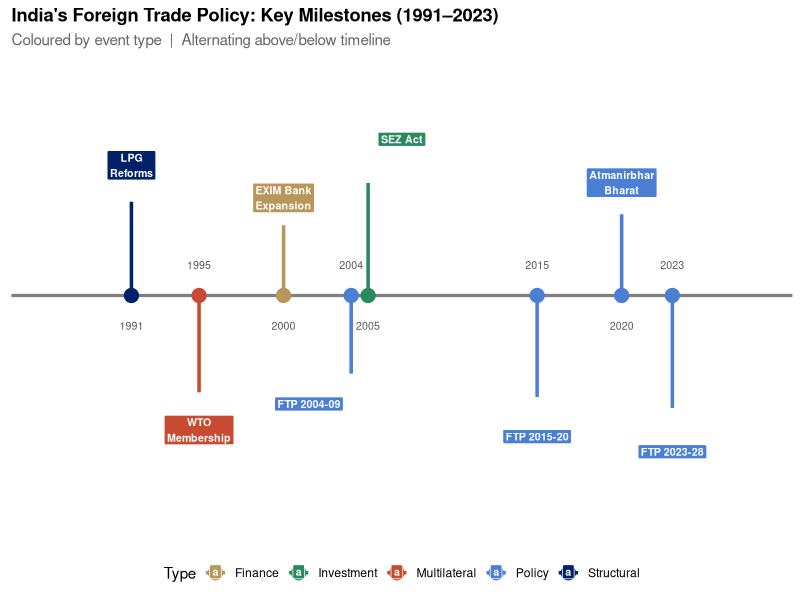
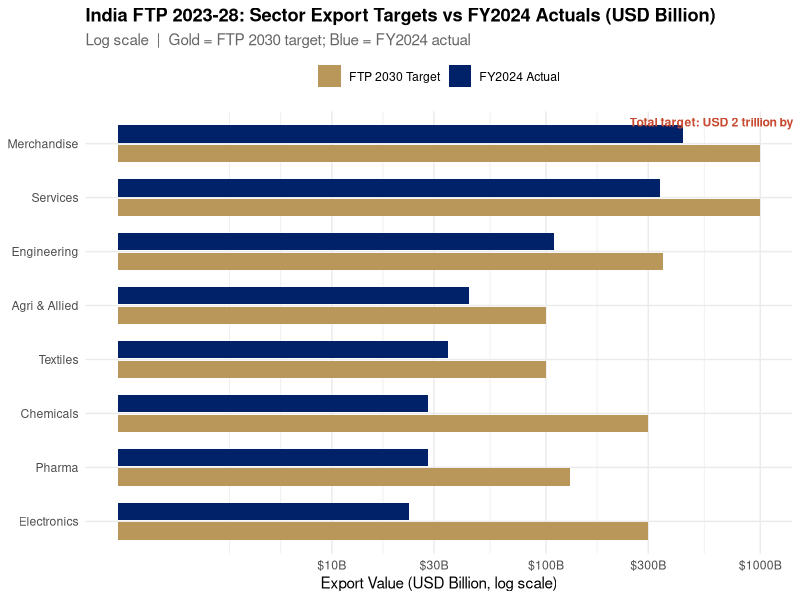
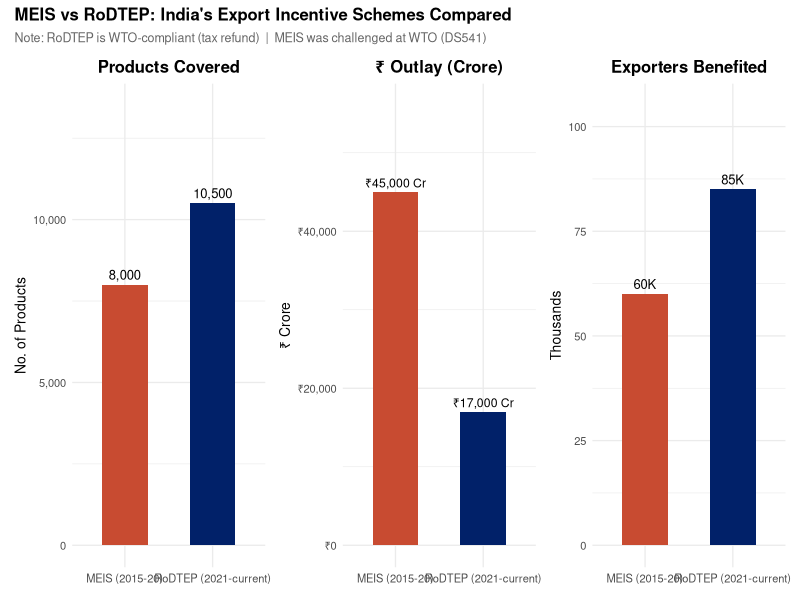

Reproduce these figures in R, in order.
## ---- chunk 1
#| label: fig-ftp-timeline
#| fig-cap: "India's trade policy evolved from the 1991 LPG reforms through WTO accession and successive FTPs, culminating in the landmark FTP 2023-28 targeting USD 2 trillion by 2030.\nSource: DGFT, Ministry of Commerce and Industry, GoI."
#| warning: false
#| fig-align: center
#| fig-width: 9
#| fig-height: 5

library(ggplot2)
library(dplyr)

df_tl <- data.frame(
  Year  = c(1991, 1995, 2000, 2004, 2005, 2015, 2020, 2023),
  Label = c("LPG\nReforms","WTO\nMembership","EXIM Bank\nExpansion",
            "FTP 2004-09","SEZ Act","FTP 2015-20","Atmanirbhar\nBharat","FTP 2023-28"),
  Type  = c("Structural","Multilateral","Finance","Policy","Investment","Policy","Policy","Policy"),
  y_seg = c(0.60, -0.62, 0.45, -0.50, 0.72, -0.65, 0.52, -0.72),
  x_lab = c(1991, 1995, 2000, 2001.5, 2007, 2015, 2020, 2023)
)
type_cols <- c(Structural="#012169",Multilateral="#C84B31",Finance="#B9975B",Policy="#4a7fd4",Investment="#2a8a5c")
ggplot(df_tl) +
  geom_hline(yintercept = 0, colour = "grey50", linewidth = 1.1) +
  geom_segment(aes(x=Year,xend=Year,y=0,yend=y_seg*0.72,colour=Type),linewidth=1.2) +
  geom_point(aes(x=Year,y=0,colour=Type),size=4.5) +
  geom_label(aes(x=x_lab,y=y_seg,label=Label,fill=Type),colour="white",size=2.7,fontface="bold",
             label.padding=unit(0.22,"lines"),label.r=unit(0.12,"lines")) +
  geom_text(aes(x=Year,y=ifelse(y_seg>0,-0.14,0.14),label=Year),size=2.7,colour="grey35") +
  scale_colour_manual(values=type_cols) + scale_fill_manual(values=type_cols) +
  coord_cartesian(xlim=c(1986,2028),ylim=c(-1.0,1.0)) +
  labs(title="India's Foreign Trade Policy: Key Milestones (1991–2023)",
       subtitle="Coloured by event type  |  Alternating above/below timeline",
       x=NULL,y=NULL,colour="Type",fill="Type") +
  theme_minimal(base_size=11) +
  theme(axis.text=element_blank(),axis.ticks=element_blank(),panel.grid=element_blank(),
        plot.title=element_text(face="bold"),plot.subtitle=element_text(colour="grey40"),legend.position="bottom")
## ---- chunk 2
#| label: fig-ftp-targets
#| fig-cap: "India's FTP 2023-28 targets USD 2 trillion in total exports by 2030. Agri and Allied targets USD 100B, more than doubling the FY2024 actual of USD 43.7B. Log scale used for wide value range.\nSource: DGFT, Foreign Trade Policy 2023-28."
#| warning: false
#| fig-align: center
#| fig-width: 9
#| fig-height: 5

library(ggplot2)
library(dplyr)
library(tidyr)

df_ftp <- data.frame(
  Sector=c("Merchandise","Services","Agri & Allied","Textiles","Pharma","Engineering","Electronics","Chemicals"),
  Target_2030_B =c(1000,1000,100,100,130,350,300,300),
  Current_FY24_B=c(437,341,43.7,35,28,109,23,28)
) |>
  dplyr::mutate(Sector=factor(Sector,levels=Sector[order(Current_FY24_B)])) |>
  tidyr::pivot_longer(cols=c(Current_FY24_B,Target_2030_B),names_to="Type",values_to="Value_B") |>
  dplyr::mutate(Type=ifelse(Type=="Current_FY24_B","FY2024 Actual","FTP 2030 Target"))
ggplot(df_ftp,aes(x=Value_B,y=Sector,fill=Type)) +
  geom_col(position=position_dodge(width=0.72),width=0.64) +
  annotate("text",x=700,y=8.4,label="Total target: USD 2 trillion by 2030",
           colour="#C84B31",size=3.1,fontface="bold",hjust=0.5) +
  scale_fill_manual(values=c("FY2024 Actual"="#012169","FTP 2030 Target"="#B9975B")) +
  scale_x_log10(breaks=c(10,30,100,300,1000),labels=function(x) paste0("$",x,"B")) +
  labs(title="India FTP 2023-28: Sector Export Targets vs FY2024 Actuals (USD Billion)",
       subtitle="Log scale  |  Gold = FTP 2030 target; Blue = FY2024 actual",
       x="Export Value (USD Billion, log scale)",y=NULL,fill=NULL) +
  theme_minimal(base_size=11) +
  theme(legend.position="top",plot.title=element_text(face="bold"),plot.subtitle=element_text(colour="grey40"))
## ---- chunk 3
#| label: fig-meis-rodtep
#| fig-cap: "RoDTEP covers more products and exporters than MEIS but at lower outlay, reflecting its design as a WTO-compliant tax remission rather than a direct subsidy (MEIS was challenged at WTO as DS541).\nSource: DGFT; WTO DS541 dispute record."
#| warning: false
#| fig-align: center
#| fig-width: 9
#| fig-height: 5

library(ggplot2)
library(patchwork)

scheme_lv <- c("MEIS (2015-20)","RoDTEP (2021-current)")
fc <- c("MEIS (2015-20)"="#C84B31","RoDTEP (2021-current)"="#012169")
df_prod <- data.frame(Scheme=scheme_lv,Value=c(8000,10500))
df_out  <- data.frame(Scheme=scheme_lv,Value=c(45000,17000))
df_exp  <- data.frame(Scheme=scheme_lv,Value=c(60,85))
p1 <- ggplot(df_prod,aes(x=Scheme,y=Value,fill=Scheme)) +
  geom_col(width=0.52,show.legend=FALSE) +
  geom_text(aes(label=formatC(Value,format="d",big.mark=",")),vjust=-0.5,size=3.3) +
  scale_fill_manual(values=fc) +
  scale_y_continuous(limits=c(0,13500),labels=function(x) formatC(x,format="d",big.mark=",")) +
  labs(title="Products Covered",x=NULL,y="No. of Products") +
  theme_minimal(base_size=10)+theme(plot.title=element_text(face="bold",hjust=0.5))
p2 <- ggplot(df_out,aes(x=Scheme,y=Value,fill=Scheme)) +
  geom_col(width=0.52,show.legend=FALSE) +
  geom_text(aes(label=paste0("\u20b9",formatC(Value,format="d",big.mark=",")," Cr")),vjust=-0.5,size=3.1) +
  scale_fill_manual(values=fc) +
  scale_y_continuous(limits=c(0,56000),labels=function(x) paste0("\u20b9",formatC(x,format="d",big.mark=","))) +
  labs(title="\u20b9 Outlay (Crore)",x=NULL,y="\u20b9 Crore") +
  theme_minimal(base_size=10)+theme(plot.title=element_text(face="bold",hjust=0.5))
p3 <- ggplot(df_exp,aes(x=Scheme,y=Value,fill=Scheme)) +
  geom_col(width=0.52,show.legend=FALSE) +
  geom_text(aes(label=paste0(Value,"K")),vjust=-0.5,size=3.3) +
  scale_fill_manual(values=fc) + scale_y_continuous(limits=c(0,105)) +
  labs(title="Exporters Benefited",x=NULL,y="Thousands") +
  theme_minimal(base_size=10)+theme(plot.title=element_text(face="bold",hjust=0.5))
(p1|p2|p3)+plot_annotation(
  title="MEIS vs RoDTEP: India's Export Incentive Schemes Compared",
  subtitle="Note: RoDTEP is WTO-compliant (tax refund)  |  MEIS was challenged at WTO (DS541)",
  theme=theme(plot.title=element_text(face="bold",size=12),plot.subtitle=element_text(colour="grey40",size=9)))
